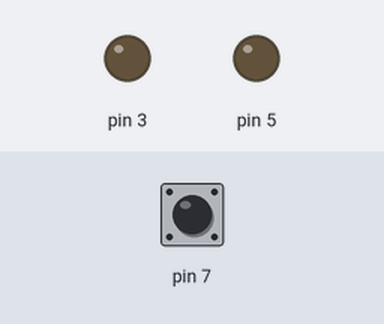
Bench run of a sketch on a simulated Arduino Uno, built with avr-gcc and run on an emulated ATmega328P. Shown: output pins drawn as LEDs (lit = HIGH). Inputs (shaded band) come from the test bench; at power-on: pin 7 HIGH. What the sketch prints to the serial monitor is not drawn.

Above: at 1.2 s.
1.3 s: pin 7 pulled LOW for 0.15 s
At 1.48 s:
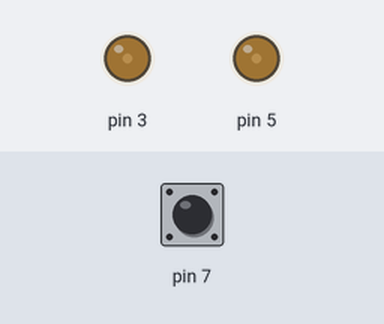
4.3 s: pin 7 pulled LOW for 1 s
At 4.64 s:
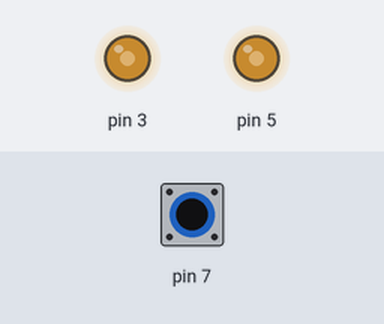
Timing chart, 0 to 7.3 s (numbered marks = the images above; inputs shaded):
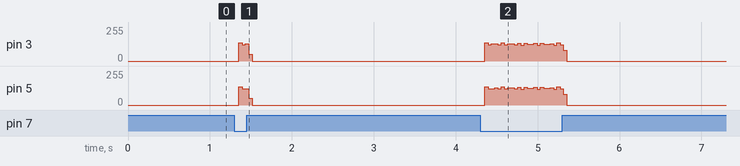

The sketch:

WithTwoLedVersion1.ino
```cpp
boolean Boolean_State = HIGH;

void setup() {
  Serial.begin(9600);
  pinMode (3,OUTPUT);
  pinMode (5, OUTPUT);
  pinMode (7, INPUT_PULLUP);
  Serial.println ("This is working");
}

void loop() {
  Serial.println(digitalRead(7));
  if(digitalRead(7)== 0){
    digitalWrite(3, Boolean_State);
    digitalWrite(5, Boolean_State);
    Boolean_State = !Boolean_State;
    }
   if(digitalRead(7)== 1){
    digitalWrite(3, !Boolean_State);
    digitalWrite(5, !Boolean_State);
}
}
```

Measured:
- after the input at 1.3 s, pin 5: 0/255 → 123/255 after 0.05 s, → 0/255 0.12 s later
